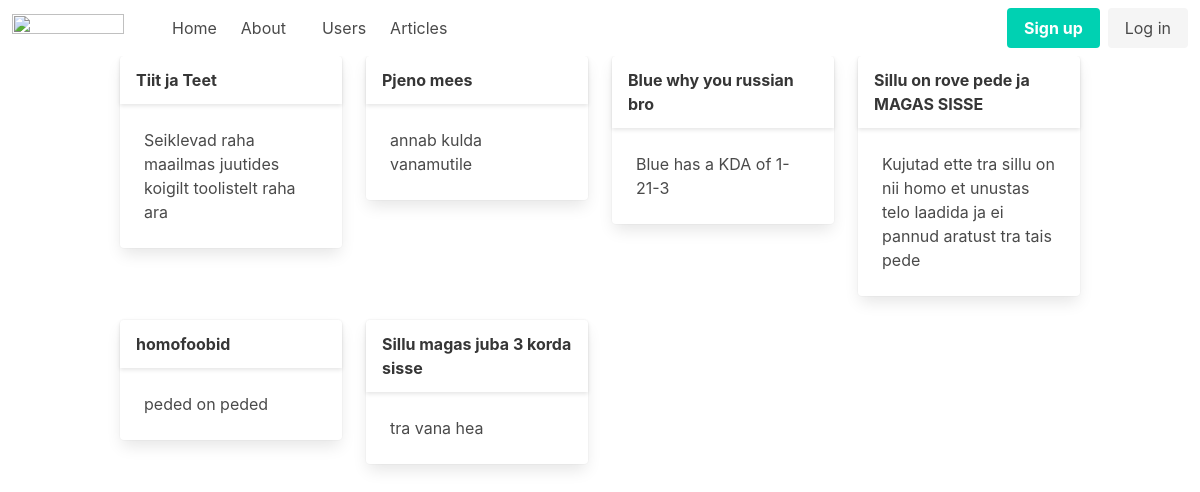
Before: / with the older database file.
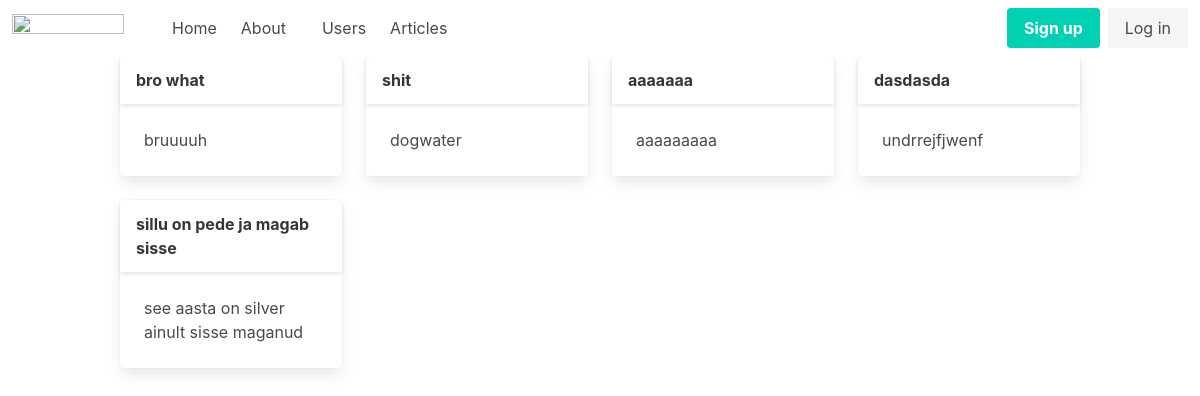
After: the same page with the newer database file.
### tables this page shows
CREATE TABLE "articles"
(
    id    integer
        primary key autoincrement,
    title text,
    body  text
);

### src/Router.php (called while the page is built, shortened)
<?php
class Router {
    public static $routes = [];
    public $path;
    public $method;
    public function __construct($path, $method){
        $this->path = parse_url($path, PHP_URL_PATH);
        $this->method = $method;
    }
    public function match(){
        foreach(self::$routes as $route){
            if(strtolower($route['path']) === strtolower($this->path) && $this->method === $route['method']){
                return $route;
            };
        }
        return false;
    }
    public static function addRoute($method, $path, $action){
        self::$routes[] = [
            'method' => $method,
            'path' => $path,
            'action' => $action
        ];
    }
};

### helpers.php (called while the page is built, shortened)
<?php
function view($viewName, $vars = []){
    extract($vars);
    include __DIR__ . "/views/$viewName.php";
}
function auth(){
    return User::auth();
}

### src/Controllers/PublicController.php (called while the page is built, shortened)
<?php
class PublicController {
    public function home() {
        $articles = Article::all();
        view('home', compact('articles'));
    }
}

### src/Models/User.php (called while the page is built, shortened)
<?php
class User extends Model{
    public static function auth(){
        return false;
    }
}

### src/DB.php (called while the page is built, shortened)
<?php
class DB {
    private $conn;
    public function __construct(){
        try {
            $this->conn = new PDO("sqlite:db.sqlite");
            $this->conn->setAttribute(PDO::ATTR_ERRMODE, PDO::ERRMODE_EXCEPTION);
        } catch(PDOException $e) {
            echo "Connection failed: " . $e->getMessage();
        }
    }
    public function all($table, $class){
        $stmt = $this->conn->prepare("SELECT * FROM $table");
        $stmt->execute();
        return $stmt->fetchAll();
    }
}

### src/Models/Model.php (called while the page is built, shortened)
<?php
class Model {
    public static $table;
    public static function all(){
        $db = new DB();
        return $db -> all(static::$table, static::class);
    }
}

### views/home.php (the view)
<?php include 'partials/header.php' ?>
    <div class="container">
        <div class="columns is-multiline">
            <?php foreach ($articles as $article):?>
            <div class="column is-3">
                <div class="card">
                    <header class="card-header">
                        <p class="card-header-title">
                            <?=$article->title ?>
                        </p>
                    </header>
                    <div class="card-content">
                        <div class="content">
                            <?=$article->body ?>
                        </div>
                    </div>
                </div>
            </div>
            <?php endforeach; ?>
        </div>
    </div>
<?php include 'partials/footer.php' ?>

### public/index.php (shortened to what this page needs)
<?php
require __DIR__. '/../helpers.php';
$router = new Router($_SERVER['REQUEST_URI'] , $_SERVER['REQUEST_METHOD']);
$match = $router->match();
if ($match){
    if(is_callable($match['action'])){
        call_user_func($match['action']);
    } else if(is_array($match['action'])){
        $controller = new $class();
        $method = $match['action'][1];
        $controller->$method();
    };
}else{
    echo 404;
}

### views/partials/header.php (shortened to what this page needs)
<!DOCTYPE html>
<html lang="en">
<head>
    <link rel="stylesheet" href="https://cdn.jsdelivr.net/npm/bulma@0.9.4/css/bulma.min.css">
</head>
<body>
<?php include 'nav.php' ?>

### views/partials/nav.php (shortened to what this page needs)
<nav class="navbar" role="navigation" aria-label="main navigation">
  <div class="navbar-brand">
    <a class="navbar-item" href="/">
      <img src="https://media.discordapp.net/attachments/905786532764467240/1154953166035624006/window_sticker.png?ex=65459ef4&is=653329f4&hm=a5a7f0146ed8cc4ca1bb53b2c5f3f9223319bfd49824668a6f5891b837203c15&=&width=882&height=232" width="112" height="28">
    </a>
  </div>
  <div id="navbarBasicExample" class="navbar-menu">
    <div class="navbar-start">
      <a class="navbar-item" href="/">
      </a>
      <a class="navbar-item" href="/">
        Home
      </a>
      <a class="navbar-item" href="/about">
        About
      </a>
        <div class="navbar-item">
          <a class="navbar-item" href="/admin/users">
            Users
          </a>
          <a class="navbar-item" href="/admin/articles">
            Articles
          </a>
        </div>
      </div>
    </div>
    <div class="navbar-end">
      <div class="navbar-item">
        <?php if(auth()): ?>
          <div class="navbar-item has-dropdown is-hoverable">
            <a class="navbar-link">
              <?=auth()->email?>
            </a>
            <div class="navbar-dropdown">
              <a class="navbar-item" href="/logout">
                Logout
              </a>
            </div>
          </div>
        <?php else: ?>
        <div class="buttons">
          <a class="button is-primary" href="/register">
            <strong>Sign up</strong>
          </a>
          <a class="button is-light" href="/login">
            Log in
          </a>
        </div>
        <?php endif; ?>
      </div>
    </div>
</nav>

### views/partials/footer.php
</body>
</html>

Changed rows visible on the page:
removed articles: title "Tiit ja Teet", body "Seiklevad raha maailmas juutides koigilt toolistelt raha ara"
removed articles: title "Pjeno mees", body "annab kulda vanamutile"
removed articles: title "Blue why you russian bro", body "Blue has a KDA of 1-21-3"
removed articles: title "Sillu on rove pede ja MAGAS SISSE", body "Kujutad ette tra sillu on nii homo et unustas telo laadida ja ei pannud aratust tra tais pede"
removed articles: title "homofoobid", body "peded on peded"
removed articles: title "Sillu magas juba 3 korda sisse", body "tra vana hea"
added articles: title "bro what", body "bruuuuh"
added articles: title "shit", body "dogwater"
added articles: title "aaaaaaa", body "aaaaaaaaa"
added articles: title "dasdasda", body "undrrejfjwenf"
added articles: title "sillu on pede ja magab sisse", body "see aasta on silver ainult sisse maganud"
